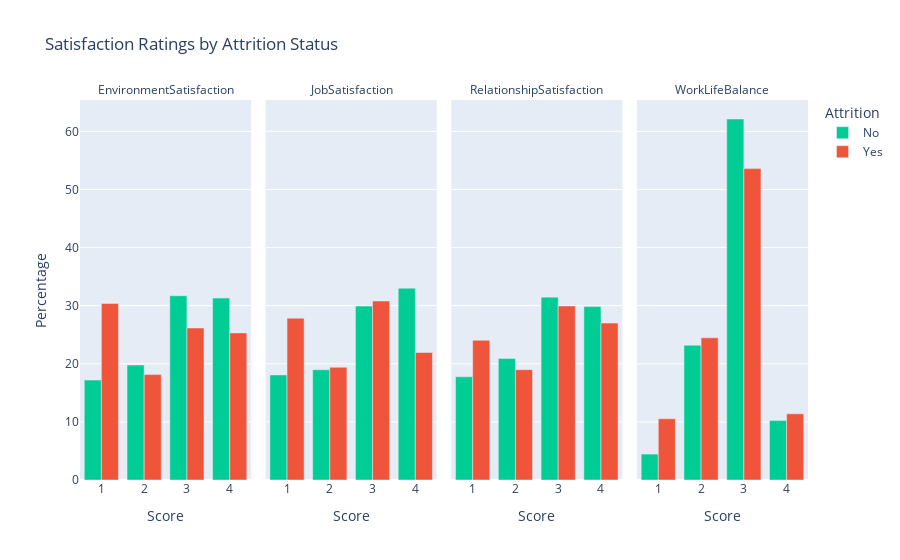

Write notebook code for a chart like this one.
### Markdown cell above
Step 4: Satisfaction Levels Analysis

### Code cell
# Select relevant satisfaction columns
satisfaction_cols = ['JobSatisfaction', 'EnvironmentSatisfaction', 'RelationshipSatisfaction', 'WorkLifeBalance']

# Melt data for long-form plotting
df_melted = df.melt(id_vars='Attrition', value_vars=satisfaction_cols,
                    var_name='Satisfaction Type', value_name='Score')

# Calculate percentage distribution
grouped = (
    df_melted.groupby(['Satisfaction Type', 'Score', 'Attrition'])
    .size()
    .reset_index(name='Count')
)

# Normalize counts to percentages per satisfaction type & attrition
grouped['Percentage'] = grouped.groupby(['Satisfaction Type', 'Attrition'])['Count'].transform(lambda x: 100 * x / x.sum())

# Create grouped bar chart
fig = px.bar(
    grouped,
    x='Score',
    y='Percentage',
    color='Attrition',
    barmode='group',
    facet_col='Satisfaction Type',
    category_orders={"Score": [1, 2, 3, 4]},
    color_discrete_map={"Yes": "#EF553B", "No": "#00CC96"},
    title="Satisfaction Ratings by Attrition Status"
)

fig.for_each_annotation(lambda a: a.update(text=a.text.split("=")[-1]))

fig.show()

### Figure 1 — Plotly figure (JSON) as saved in the notebook; plotly's stock layout.template omitted (floating-point values rounded to 4 significant figures)
{"data": [{"alignmentgroup": "True", "hovertemplate": "Attrition=No<br>Satisfaction Type=EnvironmentSatisfaction<br>Score=%{x}<br>Percentage=%{y}<extra></extra>", "legendgroup": "No", "marker": {"color": "#00CC96", "pattern": {"shape": ""}}, "name": "No", "offsetgroup": "No", "orientation": "v", "showlegend": true, "textposition": "auto", "type": "bar", "x": [1, 2, 3, 4], "xaxis": "x", "y": [17.19, 19.79, 31.71, 31.31], "yaxis": "y"}, {"alignmentgroup": "True", "hovertemplate": "Attrition=No<br>Satisfaction Type=JobSatisfaction<br>Score=%{x}<br>Percentage=%{y}<extra></extra>", "legendgroup": "No", "marker": {"color": "#00CC96", "pattern": {"shape": ""}}, "name": "No", "offsetgroup": "No", "orientation": "v", "showlegend": false, "textposition": "auto", "type": "bar", "x": [1, 2, 3, 4], "xaxis": "x2", "y": [18.09, 18.98, 29.93, 33.01], "yaxis": "y2"}, {"alignmentgroup": "True", "hovertemplate": "Attrition=No<br>Satisfaction Type=RelationshipSatisfaction<br>Score=%{x}<br>Percentage=%{y}<extra></extra>", "legendgroup": "No", "marker": {"color": "#00CC96", "pattern": {"shape": ""}}, "name": "No", "offsetgroup": "No", "orientation": "v", "showlegend": false, "textposition": "auto", "type": "bar", "x": [1, 2, 3, 4], "xaxis": "x3", "y": [17.76, 20.92, 31.47, 29.85], "yaxis": "y3"}, {"alignmentgroup": "True", "hovertemplate": "Attrition=No<br>Satisfaction Type=WorkLifeBalance<br>Score=%{x}<br>Percentage=%{y}<extra></extra>", "legendgroup": "No", "marker": {"color": "#00CC96", "pattern": {"shape": ""}}, "name": "No", "offsetgroup": "No", "orientation": "v", "showlegend": false, "textposition": "auto", "type": "bar", "x": [1, 2, 3, 4], "xaxis": "x4", "y": [4.461, 23.2, 62.12, 10.22], "yaxis": "y4"}, {"alignmentgroup": "True", "hovertemplate": "Attrition=Yes<br>Satisfaction Type=EnvironmentSatisfaction<br>Score=%{x}<br>Percentage=%{y}<extra></extra>", "legendgroup": "Yes", "marker": {"color": "#EF553B", "pattern": {"shape": ""}}, "name": "Yes", "offsetgroup": "Yes", "orientation": "v", "showlegend": true, "textposition": "auto", "type": "bar", "x": [1, 2, 3, 4], "xaxis": "x", "y": [30.38, 18.14, 26.16, 25.32], "yaxis": "y"}, {"alignmentgroup": "True", "hovertemplate": "Attrition=Yes<br>Satisfaction Type=JobSatisfaction<br>Score=%{x}<br>Percentage=%{y}<extra></extra>", "legendgroup": "Yes", "marker": {"color": "#EF553B", "pattern": {"shape": ""}}, "name": "Yes", "offsetgroup": "Yes", "orientation": "v", "showlegend": false, "textposition": "auto", "type": "bar", "x": [1, 2, 3, 4], "xaxis": "x2", "y": [27.85, 19.41, 30.8, 21.94], "yaxis": "y2"}, {"alignmentgroup": "True", "hovertemplate": "Attrition=Yes<br>Satisfaction Type=RelationshipSatisfaction<br>Score=%{x}<br>Percentage=%{y}<extra></extra>", "legendgroup": "Yes", "marker": {"color": "#EF553B", "pattern": {"shape": ""}}, "name": "Yes", "offsetgroup": "Yes", "orientation": "v", "showlegend": false, "textposition": "auto", "type": "bar", "x": [1, 2, 3, 4], "xaxis": "x3", "y": [24.05, 18.99, 29.96, 27.0], "yaxis": "y3"}, {"alignmentgroup": "True", "hovertemplate": "Attrition=Yes<br>Satisfaction Type=WorkLifeBalance<br>Score=%{x}<br>Percentage=%{y}<extra></extra>", "legendgroup": "Yes", "marker": {"color": "#EF553B", "pattern": {"shape": ""}}, "name": "Yes", "offsetgroup": "Yes", "orientation": "v", "showlegend": false, "textposition": "auto", "type": "bar", "x": [1, 2, 3, 4], "xaxis": "x4", "y": [10.55, 24.47, 53.59, 11.39], "yaxis": "y4"}], "layout": {"annotations": [{"font": {}, "showarrow": false, "text": "EnvironmentSatisfaction", "x": 0.1175, "xanchor": "center", "xref": "paper", "y": 1, "yanchor": "bottom", "yref": "paper"}, {"font": {}, "showarrow": false, "text": "JobSatisfaction", "x": 0.3725, "xanchor": "center", "xref": "paper", "y": 1, "yanchor": "bottom", "yref": "paper"}, {"font": {}, "showarrow": false, "text": "RelationshipSatisfaction", "x": 0.6275, "xanchor": "center", "xref": "paper", "y": 1, "yanchor": "bottom", "yref": "paper"}, {"font": {}, "showarrow": false, "text": "WorkLifeBalance", "x": 0.8825, "xanchor": "center", "xref": "paper", "y": 1, "yanchor": "bottom", "yref": "paper"}], "autosize": true, "barmode": "group", "legend": {"title": {"text": "Attrition"}, "tracegroupgap": 0}, "title": {"text": "Satisfaction Ratings by Attrition Status"}, "xaxis": {"anchor": "y", "autorange": true, "categoryarray": [1, 2, 3, 4], "categoryorder": "array", "domain": [0, 0.235], "range": [0.5, 4.5], "title": {"text": "Score"}, "type": "linear"}, "xaxis2": {"anchor": "y2", "autorange": true, "categoryarray": [1, 2, 3, 4], "categoryorder": "array", "domain": [0.255, 0.49], "matches": "x", "range": [0.5, 4.5], "title": {"text": "Score"}, "type": "linear"}, "xaxis3": {"anchor": "y3", "autorange": true, "categoryarray": [1, 2, 3, 4], "categoryorder": "array", "domain": [0.51, 0.745], "matches": "x", "range": [0.5, 4.5], "title": {"text": "Score"}, "type": "linear"}, "xaxis4": {"anchor": "y4", "autorange": true, "categoryarray": [1, 2, 3, 4], "categoryorder": "array", "domain": [0.765, 1.0], "matches": "x", "range": [0.5, 4.5], "title": {"text": "Score"}, "type": "linear"}, "yaxis": {"anchor": "x", "autorange": true, "domain": [0, 1], "range": [0, 65.39], "title": {"text": "Percentage"}, "type": "linear"}, "yaxis2": {"anchor": "x2", "autorange": true, "domain": [0, 1], "matches": "y", "range": [0, 65.39], "showticklabels": false, "type": "linear"}, "yaxis3": {"anchor": "x3", "autorange": true, "domain": [0, 1], "matches": "y", "range": [0, 65.39], "showticklabels": false, "type": "linear"}, "yaxis4": {"anchor": "x4", "autorange": true, "domain": [0, 1], "matches": "y", "range": [0, 65.39], "showticklabels": false, "type": "linear"}}}
